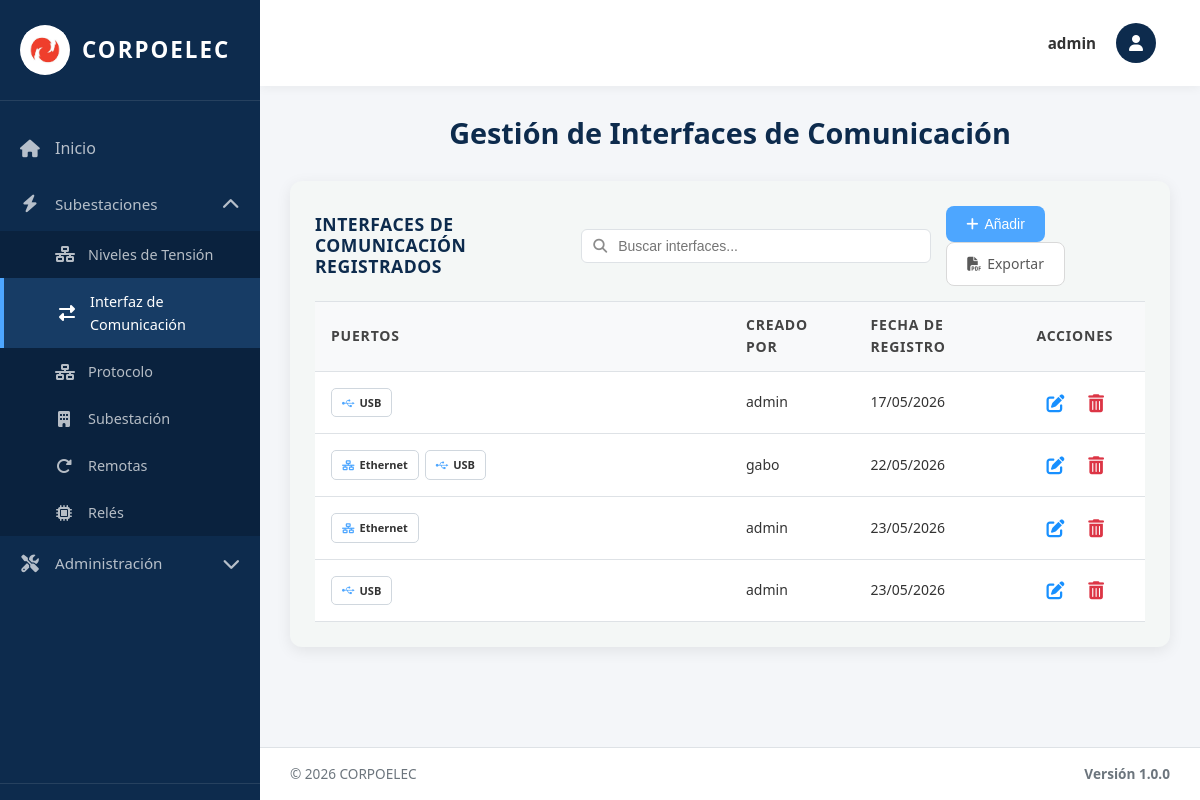
Before: /interfaces/ (signed in) with the older database file.
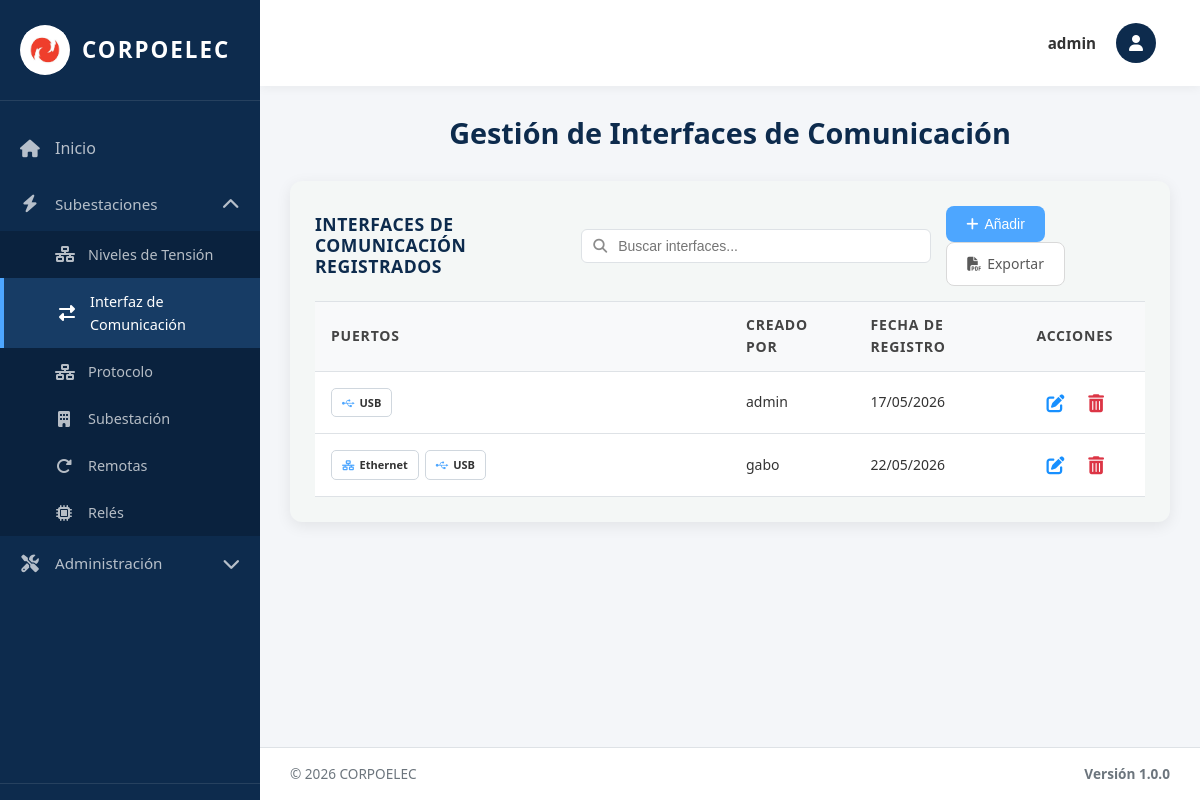
After: the same page with the newer database file.
### equipos/models.py (models this page shows, shortened)
class PuertoComunicacion(models.Model):
    TIPO_CHOICES = [
        ('ETH', 'Ethernet'),
        ('RS232', 'RS232'),
        ('RS485', 'RS485'),
        ('USB', 'USB'),
        ('FIBRA', 'Fibra Óptica'),
    ]
    Id_Puerto = models.AutoField(primary_key=True)  # Identificador único
    Id_Interfaz = models.ForeignKey(InterfazDeComunicacion, on_delete=models.SET_NULL, null=True, blank=True, related_name='puertos')  # Interface a la que pertenece - SET_NULL permite eliminar interfaz sin borrar puertos
    Tipo = models.CharField(max_length=10, choices=TIPO_CHOICES, default='ETH', verbose_name='Tipo de Puerto')  # Tipo de puerto (enumerado)
    Estado = models.CharField(max_length=50, default='Activo', verbose_name='Estado')  # Estado operativo
    Fecha_Reg = models.DateField(auto_now_add=True)  # Fecha de registro automática
    creado_por = models.ForeignKey(User, on_delete=models.SET_NULL, null=True, blank=True, related_name='puertos_creados')  # Usuario que creó el registro
    class Meta:
        verbose_name = 'Puerto de Comunicación'
        verbose_name_plural = 'Puertos de Comunicación'
        ordering = ['Id_Puerto']  # Orden por ID ascendente

class InterfazDeComunicacion(models.Model):
    TIPO_INTERFAZ_CHOICES = [
        ('PUERTOS', 'Puertos de Comunicación'),
        ('PROTOCOLOS', 'Protocolos de Comunicación'),
    ]
    Id_Interfaz = models.AutoField(primary_key=True, serialize=False)  # Identificador único (PK)
    Puertos_C = models.IntegerField(default=0, verbose_name='Cantidad de Puertos')  # Contador de puertos
    Fecha_Reg = models.DateField(auto_now_add=True)  # Fecha de registro automática
    creado_por = models.ForeignKey(User, on_delete=models.SET_NULL, null=True, blank=True, related_name='interfaces_creadas')  # Usuario que creó el registro
    Tipo_Interfaz = models.CharField(max_length=20, choices=TIPO_INTERFAZ_CHOICES, default='PUERTOS', verbose_name='Tipo de Interfaz')  # Tipo de interfaz
    Activo = models.BooleanField(default=True, verbose_name='Activo')  # Para eliminación lógica
    objects = models.Manager()
    activos = models.Manager()  # Manager por defecto para filtrar activos
    class Meta:
        verbose_name = 'Interfaz de Comunicación'
        verbose_name_plural = 'Interfaces de Comunicación'
        ordering = ['Id_Interfaz']  # Orden por ID ascendente

### equipos/views.py (the view, shortened to what this page needs)
# urls.py: path('interfaces/', interfaces_view, name='interfaces'),
@login_required(login_url='/login/')
@no_cache
def interfaces_view(request):
    interfaces_list = InterfazDeComunicacion.objects.filter(Tipo_Interfaz='PUERTOS', Activo=True).prefetch_related('puertos').order_by('Id_Interfaz')
    paginator = Paginator(interfaces_list, 10)
    page_number = request.GET.get('page')
    page_obj = paginator.get_page(page_number)
    puertos_tipos = PuertoComunicacion.TIPO_CHOICES
    context = {
        'title': 'Interfaz de Comunicacion',
        'page_obj': page_obj,
        'puertos_tipos': puertos_tipos,
        'is_admin': request.user.is_superuser,
        'puede_crear': puede_crear(request),
        'puede_actualizar': puede_actualizar(request),
        'puede_eliminar': puede_eliminar(request)
    }
    return render(request, 'interfaces.html', context)

### equipos/context_processors.py (called while the page is built, shortened)
def permisos_usuario(request):
    if request.user.is_superuser:
        return {
            'permisos_usuario': {'crear': True, 'actualizar': True, 'eliminar': True},
            'puede_crear': True,
            'puede_actualizar': True,
            'puede_eliminar': True,
        }

### templates/interfaces.html (shortened to what this page needs)
{% extends 'base.html' %}
{% load static %}
{% block content %}
<div class="welcome-text">
  <h2>Gestión de Interfaces de Comunicación</h2>
</div>
<div class="table-section">
<div class="table-header">
  <h3>INTERFACES DE COMUNICACIÓN REGISTRADOS</h3>
  <div class="search-container">
    <input type="text" class="search-input" id="searchInput" placeholder="Buscar interfaces..." onkeyup="filterTable()">
  </div>
  <div class="action-buttons">
    <button class="btn btn-primary btn-add-top" onclick="abrirModal()">
      <i class="fas fa-plus"></i> Añadir
    </button>
    <a href="{% url 'exportar_interfaces_pdf' %}" class="btn btn-secondary btn-add-top" title="Exportar PDF">
      <i class="fas fa-file-pdf"></i> Exportar
    </a>
  </div>
</div>
  {% if page_obj.paginator.count > 0 %}
  <table class="data-table">
    <thead>
      <tr>
        <th width="50%">Puertos</th>
        {% if is_admin %}<th width="15%">Creado Por</th>{% endif %}
        <th width="20%">Fecha de Registro</th>
        <th width="15%">Acciones</th>
      </tr>
    </thead>
    <tbody>
      {% for interfaz in page_obj %}
      <tr>
        <td>
          <div class="puertos-container">
          {% for puerto in interfaz.puertos.all %}
              <span class="puerto-badge">
                <span class="puerto-icon">
                  {% if puerto.Tipo == 'ETH' %}<i class="fas fa-network-wired"></i>{% endif %}
                  {% if puerto.Tipo == 'USB' %}<i class="fab fa-usb"></i>{% endif %}
                </span>
                <span class="puerto-text">{{ puerto.get_Tipo_display }}</span>
              </span>
          {% empty %}
              <span class="no-data">Sin puertos</span>
          {% endfor %}
          </div>
        </td>
        {% if is_admin %}<td>{{ interfaz.creado_por.username|default:"Sistema" }}</td>{% endif %}
        <td><span class="fecha-text">{{ interfaz.Fecha_Reg|date:"d/m/Y" }}</span></td>
        <td class="actions-cell">
          {% with puertos_list=interfaz.puertos.all %}
          {% if puede_actualizar %}
          <button type="button" class="btn-icon btn-edit" title="Editar" onclick="abrirModalEditar({{ interfaz.Id_Interfaz }}, '{% for p in puertos_list %}{{ p.Tipo }}{% if not forloop.last %},{% endif %}{% endfor %}')">
            <i class="fas fa-edit"></i>
          </button>
          {% endif %}
          <form method="post" style="display: inline;" onsubmit="return confirmarEliminacion(this);">
            {% if puede_eliminar %}
            <button type="submit" class="btn-icon btn-delete" title="Eliminar">
              <i class="fas fa-trash-alt"></i>
            </button>
            {% endif %}
          </form>
          {% endwith %}
        </td>
      </tr>
      {% endfor %}
    </tbody>
  </table>
  {% else %}
  <p class="no-data">No hay interfaces de comunicación registradas.</p>
  {% endif %}
</div>
{% endblock %}

### templates/base.html (shortened to what this page needs)
{% load static %}
<!DOCTYPE html>
<html lang="es">
<head>
  <link rel="stylesheet" href="https://cdnjs.cloudflare.com/ajax/libs/font-awesome/6.4.0/css/all.min.css">
  <link rel="stylesheet" href="{% static 'css/global.css' %}">
 </head>
<body>
  <div class="layout-wrapper">
    <aside class="sidebar" id="sidebar">
      <div class="sidebar-brand" onclick="toggleSidebar()">
        <div class="sidebar-logo">
          <img src="{% static 'img/logo.jpg' %}" alt="Corpoelec">
        </div>
        <span class="sidebar-brand-text">Corpoelec</span>
      </div>
 <nav class="sidebar-nav">
        <a href="{% url 'index' %}" class="{% if request.path == '/' %}active{% endif %}" onclick="closeMobileSidebar()">
          <i class="fas fa-home"></i>
          <span>Inicio</span>
        </a>
         <div class="sidebar-dropdown {% if request.path == '/subestaciones/' or request.path == '/tensiones/' or request.path == '/interfaces/' or request.path == '/protocolo/' or request.path == '/reles/' or request.path == '/remotas/' %}active{% endif %}">
          <a href="#" class="dropdown-toggle" onclick="toggleDropdown(event, 'subestaciones-dropdown')">
            <i class="fas fa-bolt"></i>
            <span>Subestaciones</span>
            <i class="fas fa-chevron-down dropdown-arrow"></i>
          </a>
           <div class="dropdown-menu" id="subestaciones-dropdown">
             <a href="{% url 'tensiones' %}" class="{% if request.path == '/tensiones/' %}active{% endif %}" onclick="closeMobileSidebar()">
               <i class="fas fa-network-wired"></i>
               <span>Niveles de Tensión</span>
             </a>
               <a href="{% url 'interfaces' %}" class="{% if request.path == '/interfaces/' %}active{% endif %}" onclick="closeMobileSidebar()">
                 <i class="fas fa-exchange-alt"></i>
                 <span>Interfaz de Comunicación</span>
               </a>
               <a href="{% url 'protocolo' %}" class="{% if request.path == '/protocolo/' %}active{% endif %}" onclick="closeMobileSidebar()">
                 <i class="fas fa-network-wired"></i>
                 <span>Protocolo</span>
               </a>
               <a href="{% url 'subestaciones' %}" class="{% if request.path == '/subestaciones/' %}active{% endif %}" onclick="closeMobileSidebar()">
               <i class="fas fa-building"></i>
               <span>Subestación</span>
             </a>
             <a href="{% url 'remotas' %}" class="{% if request.path == '/remotas/' %}active{% endif %}" onclick="closeMobileSidebar()">
               <i class="fas fa-redo-alt"></i>
               <span>Remotas</span>
             </a>
             <a href="{% url 'reles' %}" class="{% if request.path == '/reles/' %}active{% endif %}" onclick="closeMobileSidebar()">
               <i class="fas fa-microchip"></i>
               <span>Relés</span>
              </a>
            </div>
         </div>
           {% if user.is_staff %}
           <div class="sidebar-dropdown {% if request.path == '/bitacora/' or request.path == '/admin/restaurar/' or request.path == '/admin/backup/' or request.path == '/admin/usuarios/' %}active{% endif %}">
             <a href="#" class="dropdown-toggle" onclick="toggleDropdown(event, 'admin-dropdown')">
               <i class="fas fa-tools"></i>
               <span>Administración</span>
               <i class="fas fa-chevron-down dropdown-arrow"></i>
             </a>
           </div>
           {% endif %}
        </nav>
        <div class="sidebar-bottom">
        </div>
      </aside>
    <main class="main-content" id="mainContent">
      <nav class="navbar">
        <div class="navbar-user">
          <div class="navbar-user-trigger" onclick="toggleUserMenu(event)">
            <div class="navbar-user-name">
              {% if user.first_name %}{{ user.first_name }}{% else %}{{ user.username }}{% endif %}
            </div>
            <div class="navbar-user-avatar">
              <i class="fas fa-user"></i>
            </div>
          </div>
         </div>
       </nav>
      <div class="content-area">
        {% block content %}{% endblock %}
      </div>
      <footer class="footer">
        <div class="footer-left">
          <span>© 2026 CORPOELEC</span>
        </div>
        <div class="footer-version">Versión 1.0.0</div>
      </footer>
    </main>
  </div>
</body>
</html>

### static/css/global.css (style rules this page uses)
body { font-size: 16px; font-weight: 400; color: #333; font-family: 'Open Sans', 'Segoe UI', Arial, sans-serif; line-height: 1.6; }
h1, h2, h3, .welcome-text h2 { font-size: 26px; font-weight: 700; color: #002D5A; margin: 0 0 20px 0; line-height: 1.2; }
.data-table thead th { font-size: 14px !important; font-weight: 700 !important; text-transform: uppercase !important; color: #444 !important; letter-spacing: 0.8px; padding: 12px 16px !important; background: #f8f9fa !important; border-top: 1px solid #dee2e6 !important; border-bottom: 1px solid #dee2e6 !important; }
.data-table thead { background: #f8f9fa !important; }
.data-table tbody td { font-size: 14px !important; font-weight: 400 !important; color: #333 !important; padding: 12px 16px !important; background: #fff !important; border-bottom: 1px solid #dee2e6 !important; }
.btn-primary, .btn-add-top { font-size: 14px !important; font-weight: 500 !important; border-radius: 8px !important; padding: 10px 20px !important; display: inline-flex; align-items: center; gap: 6px; }
.btn-icon { font-size: 18px !important; display: inline-flex; align-items: center; justify-content: center; padding: 6px !important; }
.btn-delete, .btn-delete i { color: #DC3545 !important; }
.btn-edit, .btn-edit i { color: #1890ff !important; }
.data-table { border-collapse: collapse; width: 100%; background: #fff; }
.data-table tbody tr { transition: background 0.15s ease; background: #fff; }
.data-table th, .data-table td { padding-top: 12px !important; padding-bottom: 12px !important; }
.form-control, input[type="text"], input[type="email"], select, textarea { font-size: 14px; font-weight: 400; color: #333; }
a { color: #1890ff; text-decoration: none; font-weight: 500; }

### templates/interfaces.html (style rules this page uses)
:root { --primary: #4DA6FF; --primary-dark: #3d8fe0; --dark-blue: #0D2B4D; --border-color: #dee2e6; --bg-light: #f4f7f6; }
.table-section { background: var(--bg-light); padding: 25px; border-radius: 12px; box-shadow: 0 4px 15px rgba(0,0,0,0.08); margin-bottom: 20px; }
.table-header { display: flex; justify-content: space-between; align-items: center; margin-bottom: 15px; gap: 15px; }
.table-header h3 { margin: 0; color: var(--dark-blue); width: 280px; }
.search-container { position: relative; display: flex; align-items: center; }
.search-input { width: 350px; padding: 8px 12px 8px 36px; border: 1px solid var(--border-color); border-radius: 6px; font-size: 14px; color: #333; background: #fff; transition: border-color 0.3s ease; }
.btn { padding: 10px 20px; border-radius: 8px; font-size: 0.9rem; font-weight: 600; cursor: pointer; border: none; transition: all 0.2s; display: inline-flex; align-items: center; text-decoration: none; }
.btn-primary { background: var(--primary); color: #fff; }
.btn-secondary { background: #fff; color: #595959; border: 1px solid #d9d9d9; }
.btn-icon { background: none; border: none; cursor: pointer; font-size: 1.1rem; padding: 6px; border-radius: 4px; display: inline-flex; align-items: center; justify-content: center; transition: all 0.2s; color: #6c757d; margin: 0 4px; }
.data-table { width: 100%; border-collapse: collapse; }
.data-table th, .data-table td { padding: 12px 15px; text-align: left; border-bottom: 1px solid var(--border-color); }
.data-table th { font-weight: 600; color: var(--dark-blue); font-size: 0.9rem; background: #f8f9fa; }
.actions-cell { white-space: nowrap; text-align: right; }
.puertos-container { display: flex; flex-wrap: nowrap; gap: 6px; overflow-x: auto; padding: 4px 0; align-items: center; }
.puerto-badge { display: inline-flex; align-items: center; gap: 5px; padding: 5px 10px; background: #fff; border: 1.5px solid #d0d7de; border-radius: 5px; font-size: 11px; font-weight: 600; white-space: nowrap; }
.puerto-icon { color: var(--primary); font-size: 10px; }

Changed rows visible on the page:
removed InterfazDeComunicacion: creado_por.username "admin", Fecha_Reg "23/05/2026"
removed PuertoComunicacion: Tipo "Ethernet", shown under "admin"
removed InterfazDeComunicacion: creado_por.username "admin", Fecha_Reg "23/05/2026"
removed PuertoComunicacion: Tipo "USB", shown under "admin"
